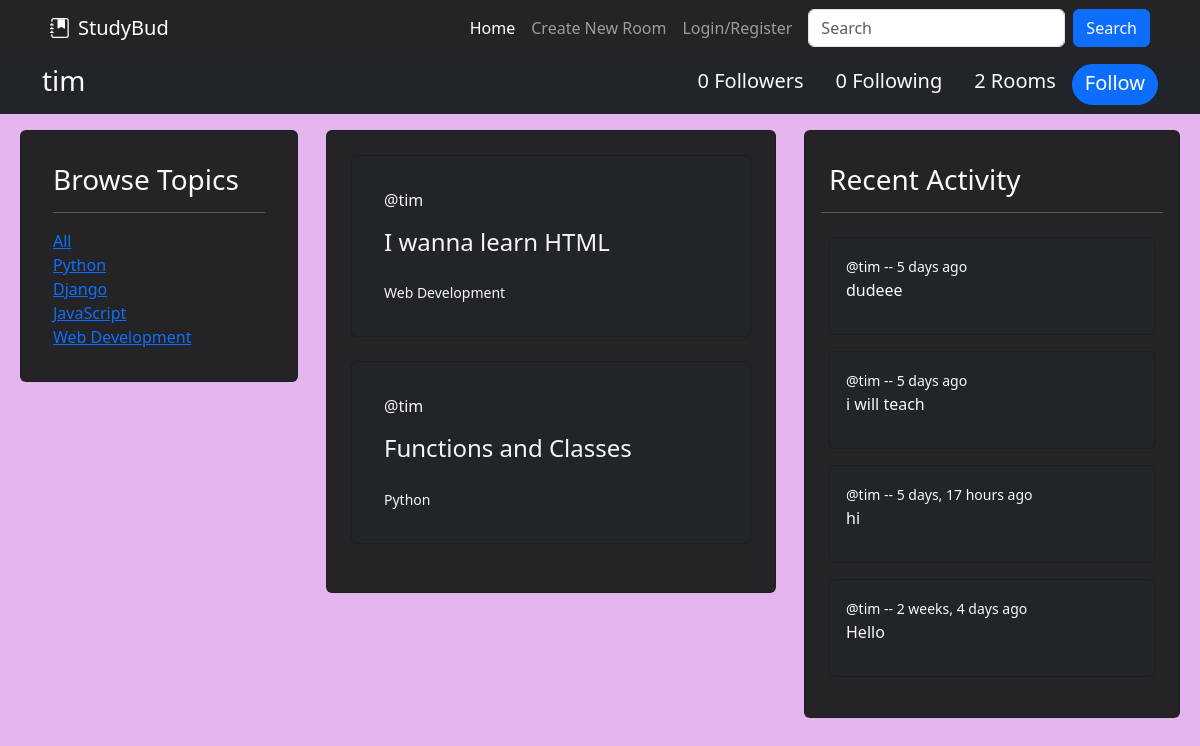
Page /profile/2/ on the earlier database version.
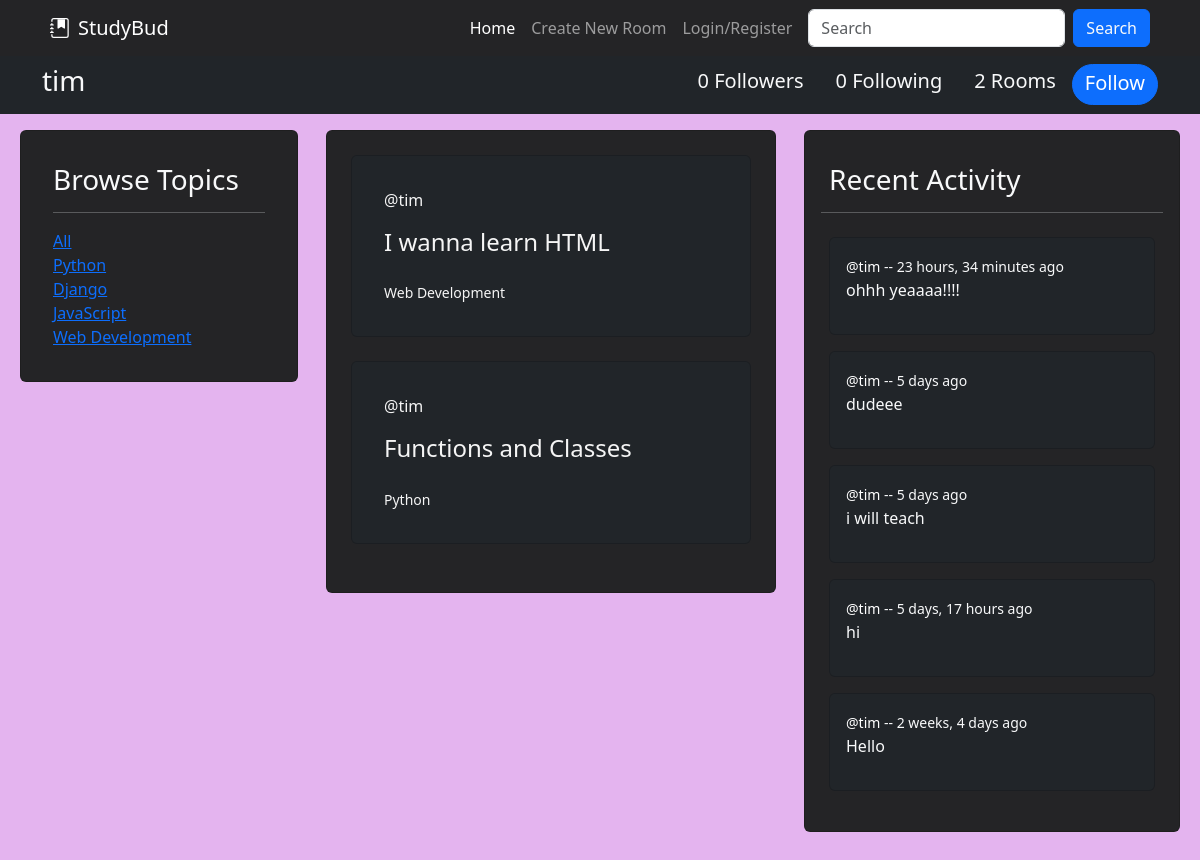
Same page on the later database version.
### base/models.py (models this page shows, shortened)
class Topic(models.Model):
    name = models.CharField(max_length=200)

class Room(models.Model):
    host = models.ForeignKey(User, on_delete=models.SET_NULL, null=True)
    topic = models.ForeignKey(Topic, on_delete=models.SET_NULL, null=True)
    name = models.CharField(max_length=200)
    description = models.TextField(null=True, blank=True) # Null is allowed, by default is false!
    participants = models.ManyToManyField(User, related_name='participants', blank=True)
    updated = models.DateTimeField(auto_now=True) # takes snapshot everytime its saved
    created = models.DateTimeField(auto_now_add=True) # only takes snapshot when saved first time
    class Meta:
        ordering = ['-updated', '-created'] # '-' sign makes newer one come at top

class Message(models.Model):
    user = models.ForeignKey(User, on_delete=models.CASCADE)
    room = models.ForeignKey(Room, on_delete=models.CASCADE) # This will delete all messages in a room after the room is deleted.
    body = models.TextField() # required
    updated = models.DateTimeField(auto_now=True) # takes snapshot everytime its saved
    created = models.DateTimeField(auto_now_add=True) # only takes snapshot when saved first time
    class Meta:
        ordering = ['-updated', '-created']
    def __str__(self):
        return self.body[0:50] # we want only first 50 messages for preview

### base/views.py (the view)
# urls.py: path('profile/<str:pk>/', views.userProfile, name="profile"),
def userProfile(request, pk):
    q = request.GET.get('q') if request.GET.get('q') != None else ''
    user = User.objects.get(id=pk)
    follower = request.user.username
    topics = Topic.objects.all()
    rooms = user.room_set.filter(
        Q(name__icontains=q),
    )[:6]
    room_messages = user.message_set.filter(
        Q(body__icontains=q),
        Q(room__name__icontains=q),
    )[:6]
    if FollowersCount.objects.filter(follower=follower, user=user.username).first():
        button_text = "Unfollow"
    else:
        button_text = "Follow"
    user_followers = len(FollowersCount.objects.filter(user=user.username))
    user_following = len(FollowersCount.objects.filter(follower=user.username))
    user_rooms = len(Room.objects.filter(host=user.id))
    context = {'user':user, 'topics':topics, 'rooms':rooms, 'room_messages':room_messages, 'button_text':button_text, 'user_rooms':user_rooms, 'user_followers':user_followers, 'user_following':user_following}
    return render(request, 'base/user.html', context)

### base/templates/base/user.html (shortened to what this page needs)
{% extends 'main.html' %}
{% load static %}
{% block content %}
{% if rq == "account" %}
<div class="container-fluid px-0">
    <nav class="navbar navbar-expand-lg navbar-dark bg-dark text-light">
        <div class="container">
            <h3>{{ user.username }}</h3>
            <button class="navbar-toggler" data-bs-toggle="collapse" data-bs-target="#navmenu">
                <span class="navbar-toggler-icon"></span>
            </button>
            <div class="collapse navbar-collapse" id="navmenu">
                <ul class="navbar-nav ms-auto">
                    <li class="nav-item px-3"><h5>Followers</h5></li>
                    <li class="nav-item px-3"><h5>Following</h5></li>
                    <li class="nav-item px-3"><h5>Posts</h5></li>
                </ul>
            </div>
        </div>
    </nav>
    <div class="container-fluid px-4 py-0">
        <div class="row px-3">
            <div class="col-3 p-2">
                <div class="card py-2">
                    <div class="card-body">
                        <h3 class="card-title">Following</h3>
                        <hr>
                    </div>
                </div>
            </div>
            <div class="col-5 p-2">
                <div class="card py-2">
                    <div class="card-body">
                        <h3 class="card-title">For You</h3>
                        <hr>
                    </div>
                </div>
            </div>
            <div class="col-4 p-2">
                <div class="card py-2">
                    <div class="card-body">
                        <h3 class="card-title">Recent Posts</h3>
                        <hr>
                    </div>
                </div>
            </div>
        </div>
    </div>
</div>
{%else%}
<div class="container-fluid px-0">
    <nav class="navbar navbar-expand-lg navbar-dark bg-dark text-light">
        <div class="container">
            <h3>{{ user.username }}</h3>
            <div class="collapse navbar-collapse" id="navmenu">
                <ul class="navbar-nav ms-auto">
                    {% if user_followers == 1 %}
                    <li class="nav-item px-3"style="margin: auto;"><h5>{{user_followers}} Follower</h5></li>
                    {%else%}
                    <li class="nav-item px-3"style="margin: auto;"><h5>{{user_followers}} Followers</h5></li>
                    {% endif %}
                    <li class="nav-item px-3"style="margin: auto;"><h5>{{user_following}} Following</h5></li>
                    <li class="nav-item px-3" style="margin: auto;"><h5>{{user_rooms}} Rooms</h5></li>
                    {% if request.user.username == user.username %}
                    <button class="btn btn-outline-primary rounded-pill" style="padding-bottom:1px;"><h5>Settings</h5></button>
                    {% else %}
                    <form action="{% url 'follow' user.id %}" method="POST">
                        <button type="submit" class="btn btn-primary rounded-pill" style="padding-bottom:1px;"><h5>{{button_text}}</h5></button>
                    </form>
                    {% endif %}
                </ul>
            </div>
        </div>
    </nav>
    <div class="container-fluid px-4 py-0">
        <div class="row py-2">
            <div class="col-3 p-2">
                {% include 'base/topics_comp.html' %}
            </div>
            <div class="col-5 p-2">
                <div class="container">
                    <div class="card py-4" style="background-color: #242426">
                        {% include 'base/feed_comp.html' %}
                    </div>
                </div>
            </div>
            <div class="col-4 p-2">
                {% include 'base/activity_comp.html' %}
            </div>
        </div>
    </div>
</div>
{%endif%}
{% endblock content %}

### base/templates/base/topics_comp.html
<div class="container px-0 pb-4">
    <div class="card container text-light p-3" style="background-color: #242426;width: 1fr;">
        <div class="card-body">
            <h3 class="card-title">Browse Topics</h3>
            <hr />
            <div class="card-link">
                <a href="?q=">All</a>
            </div>
            {% for topic in topics %}
            <div class="card-link ms-auto">
                <a href="?q={{topic.name}}">{{ topic.name }}</a>
            </div>
            {% endfor %}
        </div>
    </div>
</div>

### base/templates/base/feed_comp.html (shortened to what this page needs)
<div class="row px-4">
    {% for room in rooms %}
    <div class="container pb-4">
        <div class="card bg-dark text-light p-3">
            <div class="card-body">
                <span class="card-link"><a style="color: whitesmoke; text-decoration: none;" href="{% url 'profile' room.host.id %}">@{{ room.host.username }}</a></span>
                <h4 class="card-title py-3">
                    <a href="{% url 'room' room.id %}" style="color: whitesmoke; text-decoration: none;" class="">{{ room.name }}</a>
                </h4>
                <small class="card-subtitle card-link mb-2 text-light"><a style="color: whitesmoke; text-decoration: none;" href="{% url 'home' %}?q={{room.topic.name}}">{{ room.topic.name }}</a></small>
            </div>
        </div>
    </div>
    {% endfor %}
</div>

### base/templates/base/activity_comp.html (shortened to what this page needs)
<div class="container px-0 pb-4" style="width: 1fr;">
    <div class="card container text-light p-3" style="background-color: #242426;">
        <div class="card-body px-0">
            <h3 class="card-title px-2">Recent Activity</h3>
            <hr />
            {% for message in room_messages %}
                <div class="container-fluid p-2">
                    <div class="card bg-dark text-light">
                        <div class="card-body">
                            <small class="card-link"><a href="{% url 'profile' message.user.id %}" class="links">@{{message.user}}</a> -- {{message.created|timesince}} ago</small>
                            <p>{{message}}</p>
                        </div>
                    </div>
                </div>
            {% endfor %}
        </div>
    </div>
</div>

Differences in the rows shown:
added Message: user "tim", created "23 hours, 34 minutes", body "ohhh yeaaaa!!!!"
